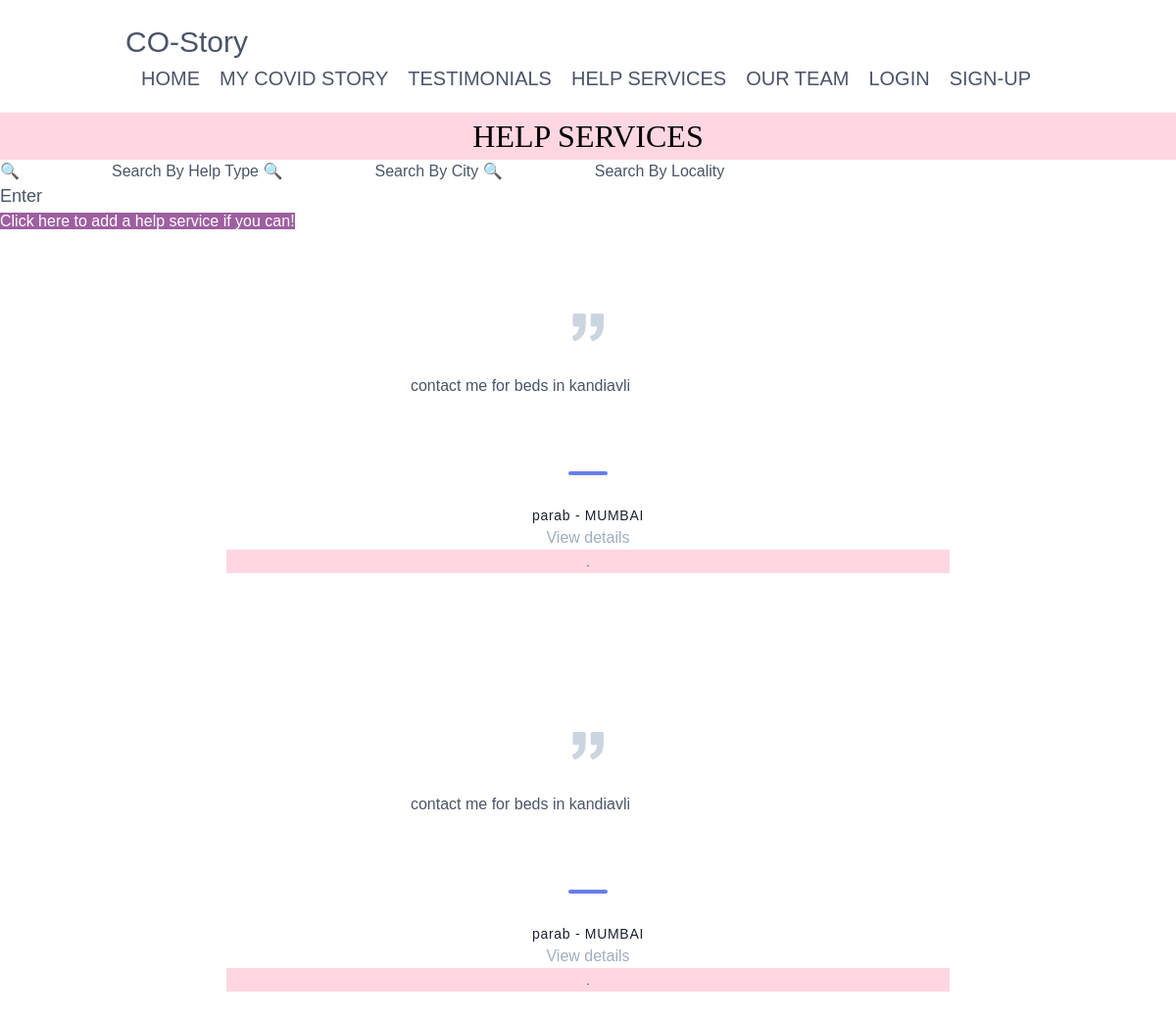
The page /list_help/ on the database its author committed.
### page/models.py (models this page shows, shortened)
class Help(models.Model):
	user = models.ForeignKey(User,on_delete=models.CASCADE,blank=True,null=True)
	category = models.CharField(max_length=12,default="",null=False,blank=True)
	state =	models.CharField(max_length=20,default="",null=False,blank=False)
	city =	models.CharField(max_length=20,default="",null=False,blank=False)
	locality = models.CharField(max_length=20,default="",null=False,blank=False)
	poc = models.CharField(max_length=20,default="",null=False,blank=False)
	description = models.TextField(default="",null=False,blank=True)
	def get_absolute_url(self):
		return reverse("page:page-detail_help",kwargs={"id":self.id})

### page/views.py (the view)
# urls.py: path("list_help/",HelpListView,name="page-list_help"),
def HelpListView(request):
	qs = Help.objects.all()
	template_name='help_list.html'
	help_search = request.GET.get("help_type")
	city_search = request.GET.get("city")
	locality_search = request.GET.get('locality')
	if city_search != '' and city_search is not None:
		qs=qs.filter(city__icontains=city_search)
	if help_search != '' and help_search is not None:
		qs = qs.filter(category__icontains= help_search)
	if locality_search != '' and locality_search is not None:
		qs = qs.filter(locality__icontains = locality_search)
	context = {
	"qs" : qs
	}
	return render(request,template_name,context )

### templates/help_list.html (shortened to what this page needs)
    {% extends 'index.html' %}
       {% block content %}
       <header>
    <section class="text-gray-700 body-font bg-pink-200">
      <header><center><big><font face="DIN Next Light" size = "6" color="black"><p style= "background-color:rgb(254, 215, 226)">HELP SERVICES<p> </font></big></center></header>
    </section>
</header>
<body>
  <div class="self-end">
  <form method="GET" class="text-gray-700 body-font" class="form-inline my-2 my-lg-0">{% csrf_token %}
  <input type="search" name="help_type" label="Search By Keyword" font face ="DIN Next Light" size = "10" color="black" class="form-control mr-sm-2" type="search" placeholder="&#128269;">Search By Help Type  </input>
  <input type="search" name="city" label="Search By Keyword" font face ="DIN Next Light" size = "10" color="black" class="form-control mr-sm-2" type="search" placeholder="&#128269;">Search By City  </input>
  <input type="search" name="locality" label="Search By Keyword" font face ="DIN Next Light" size = "10" color="black" class="form-control mr-sm-2" type="search" placeholder="&#128269;">Search By Locality</input>
 <br>
 <button style="width:160;height:24; background-color:"white" type="submit" type="button" class="btn btn-outline-danger" ><font size = "4">Enter</font></button>
</form>
</div>
<a style= "background-color:rgb(158, 95, 160)" href="{% url 'page:page-create_help' %}">Click here to add a help service if you can!</a>
<br>
  {%for i in qs%}
  <section class="text-gray-700 body-font">
  <div class="container px-5 py-20 mx-auto">
    <div class="xl:w-1/2 lg:w-3/4 w-full mx-auto text-center">
      <p  style="width: 600px;
  overflow: hidden;height: 4.2em;
  text-overflow: -o-ellipsis-lastline;">{{i.description}}</p>
      <span class="inline-block h-1 w-10 rounded bg-indigo-500 mt-8 mb-6"></span>
      <h2 class="text-gray-900 font-medium title-font tracking-wider text-sm">{{i.user}} - {{i.city}}</h2>
     <a href='{{i.get_absolute_url}}'><p class="text-gray-500">View details</p></a>
	 <section class="text-gray-700 body-font bg-pink-200">
        <h1><center><font face ="DIN Next Light" size = "1" color="black">.</font></center></h1>
    </section>
    </div>
  </div>
</section>
  {% endfor %}
</body>
{% endblock %}

### static/css/style.css (style rules this page uses)
html, body, .view { height: 100%; }

### templates/index.html (style rules this page uses)
body { background-color:rgb(254,215,226) ; background-size: cover; background-repeat: repeat; background-attachment: scroll; font-family: Arial; color: white; }

### templates/help_list.html (style rules this page uses)
body { background: url("https://wallpaperaccess.com/full/1668903.jpg" ) no-repeat; background-size: cover; font-family: Arial; color: white; }

### rows shown on the page
Help: description "contact me for beds in kandiavli", user "parab", city "MUMBAI"
Help: description "contact me for beds in kandiavli", user "parab", city "MUMBAI"
